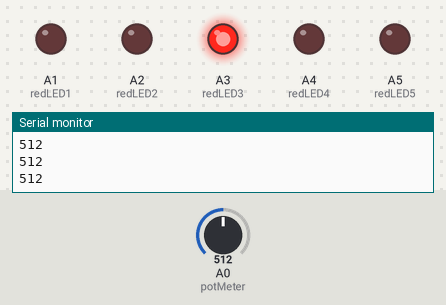
The sketch below on a simulated Arduino Uno, built with avr-gcc and run on an emulated ATmega328P. Shown: output pins drawn as LEDs (lit = HIGH), the last lines printed to the serial monitor. Inputs (shaded band) come from the test bench; at power-on: A0 (potMeter) = 512.

Above: at 1.3 s.
1.4 s: A0 (potMeter) set to 543
3.2 s: A0 (potMeter) set to 562
At 5.0 s:
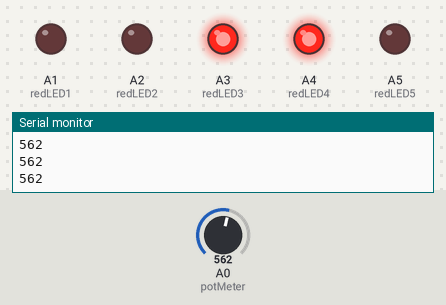
5.5 s: A0 (potMeter) set to 410
7.2 s: A0 (potMeter) set to 383
At 9.2 s:
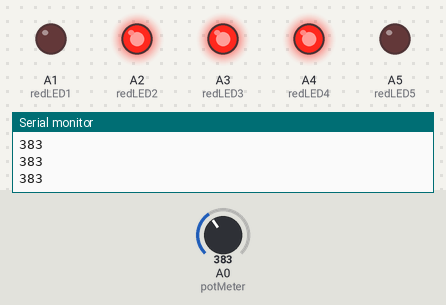
9.5 s: A0 (potMeter) set to 260
11.2 s: A0 (potMeter) set to 244
At 12.4 s:
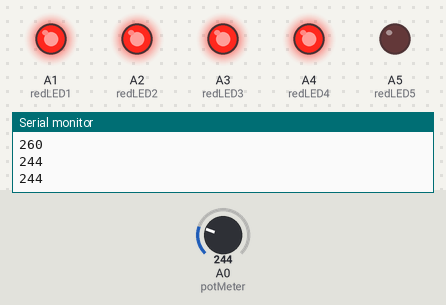
Timing chart, 0 to 14.2 s (numbered marks = the images above; inputs shaded):
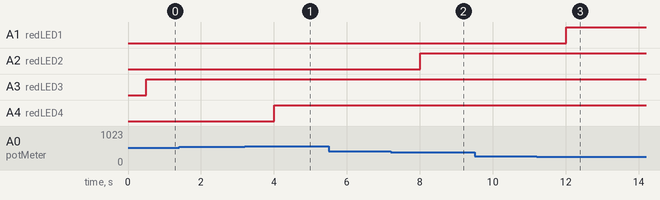

The sketch:

Potmeter_v1.ino
```cpp
int potMeter = A0;  //analog pin zero
int ReadValue;
int redLED1 = A1;   //analog pin
int redLED2 = A2;   //analog pin
int redLED3 = A3;   //analog pin
int redLED4 = A4;   //analog pin
int redLED5 = A5;   //analog pin

void setup() {

pinMode(ReadValue,INPUT);   //input from user by turning knob
pinMode(redLED1,OUTPUT);
pinMode(redLED2,OUTPUT);
pinMode(redLED3,OUTPUT);
pinMode(redLED4,OUTPUT);
pinMode(redLED5,OUTPUT);
Serial.begin(9600);

}

void loop() {

ReadValue = analogRead(potMeter);   //read from pin A0 and send to ReadValue
Serial.println(ReadValue);          //print potMeter value
delay(500);

if(ReadValue <= 250 && ReadValue >= 1){
  analogWrite(redLED1,200);                 //if potmeter value between 250 and 1 turn on LED1
}
else if(ReadValue <= 400 && ReadValue >= 251){
  analogWrite(redLED2,200);                 //if potmeter value between 400 and 251 turn on LED2
}
else if(ReadValue <= 550 && ReadValue >= 401){
  analogWrite(redLED3,200);                 //if potmeter value between 550 and 401 turn on LED3
}
else if(ReadValue <= 800 && ReadValue >= 551){
  analogWrite(redLED4,200);                  //if potmeter value between 800 and 551 turn on LED4
}
else if(ReadValue <= 1023 && ReadValue >= 801){
  analogWrite(redLED5,200);                  //if potmeter value between 1023 and 801 turn on LED5
}

else if(ReadValue == 0)   //if ReadValue is zero then turn off all LEDs
{
  analogWrite(redLED1,0);    //potmeter value to LED1
  analogWrite(redLED2,0);    //potmeter value to LED2
  analogWrite(redLED3,0);    //potmeter value to LED3
  analogWrite(redLED4,0);    //potmeter value to LED4
  analogWrite(redLED5,0);    //potmeter value to LED5
 }
}
```

Measured:
- the behaviour switches between 550 and 551 on A0 (potMeter) (found by bisection; images 0 and 1)
- the behaviour switches between 401 and 400 on A0 (potMeter) (found by bisection; images 1 and 2)
- the behaviour switches between 251 and 250 on A0 (potMeter) (found by bisection; images 2 and 3)
- after the input at 3.2 s, A4 (redLED4): LOW → HIGH after 0.80 s
- after the input at 7.2 s, A2 (redLED2): LOW → HIGH after 0.81 s
- after the input at 11.2 s, A1 (redLED1): LOW → HIGH after 0.81 s
